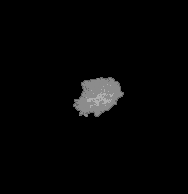
//> input picture images/Immagini Momenti/lesion.bmp, 188 x 194 px
$ ./Origine   (built with g++ and OpenCV 4)
//> lines starting //> are read from the running program, lines starting //| are printed output that depends on the picture; after the words box and inside, x2 and y2 are one past the last pixel; in counts of white or black regions, pixels touching at a corner belong together
### 2_Moments/ImmagineBMP.h
#pragma once
#include <iostream>
#include <fstream>

using namespace std;

class ImmagineBMP
{
private:
	int rows, columns;
	unsigned char** mat;

public:
	ImmagineBMP(string);
	~ImmagineBMP();
	ImmagineBMP(const ImmagineBMP&);

	int getRows() { return rows; }
	int getColums() { return columns; }
	unsigned char getPixVal(int i, int j) { return mat[i][j]; }
	void trasformaImmagine();
};

### 2_Moments/ImmagineBMP.cpp
#include "ImmagineBMP.h"

ImmagineBMP::ImmagineBMP(string path)
{
	ifstream f(path, ios::in | ios::binary);

	// Mi muovo di 18 byte dall'inizio del file per leggere direttamente le informazioni
	// di larghezza e altezza dell'immagine
	f.seekg(18, ios::beg);
	f.read((char*)&columns, sizeof(columns));
	f.read((char*)&rows, sizeof(rows));

	f.seekg(1078, ios::beg);


	mat = new unsigned char* [rows];
	for (int i = 0; i < rows; i++)
		mat[i] = new unsigned char[columns];

	int r = 4 - (columns % 4);
	unsigned char temp = 0;

	for (int i = rows - 1; i >= 0; i--) {
		for (int j = 0; j < columns; j++)
			f.read((char*)&mat[i][j], sizeof(mat[i][j]));

		if (columns % 4 != 0)
			for (int k = 0; k < r; k++)
				f.read((char*)&temp, sizeof(temp));
	}

	f.close();
}

ImmagineBMP::~ImmagineBMP() {

	for (int i = 0; i < rows; i++)
		delete mat[i];
	delete mat;
}

ImmagineBMP::ImmagineBMP(const ImmagineBMP& im)
{
	rows = im.rows;
	columns = im.columns;

	mat = new unsigned char* [rows];
	for (int i = 0; i < rows; i++)
		mat[i] = new unsigned char[columns];

	for (int i = 0; i < rows; i++)
		for (int j = 0; j < columns; j++)
			mat[i][j] = im.mat[i][j];

}

// [12 lines left out: function trasformaImmagine, not called in this run]

### 2_Moments/Origine.cpp
#include <iostream>
#include <fstream>
#include "opencv2/imgproc.hpp"
#include "opencv2/imgcodecs.hpp"
#include "opencv2/highgui.hpp"
#include <cmath>

#include "ImmagineBMP.h"

#define PI 3.14159265

using namespace std;
using namespace cv;

void openCVMoments(Mat);
void customMoments(ImmagineBMP);

double* centroidCoordinates(ImmagineBMP);
void axisInfo(ImmagineBMP, Mat);

int main()
{
	string imagePath = "../images/Immagini Momenti/lesion.bmp";
	string imageRotPath = "../images/Immagini Momenti/lesion_rotated.bmp";
	string imageTransPath = "../images/Immagini Momenti/lesion_translated.bmp";

	string imageScaledPath = "../images/Immagini Momenti/lesion_scaled.bmp";
	string imageRotTransPath = "../images/Immagini Momenti/lesion_rotated_translated.bmp";
	string imageRotTransScaledPath = "../images/Immagini Momenti/lesion_rotated_translated_scaled.bmp";
	string imageFlippedPath = "../images/Immagini Momenti/lesion_flipped.bmp";

	double* centroid;


	ImmagineBMP image(imagePath);
	//image.trasformaImmagine();
	centroid = centroidCoordinates(image);

	Mat imgOpen = imread(imagePath, CV_8UC1);
//> imgOpen is the input picture: 194 rows x 188 cols, CV_8UC1; min 0, max 177, mean 5.2
	Mat imgVisualization;

	// Converto l'immagine in scala di grigi a colori per mostrare sovrapposizione ellisse e assi sull'immagine
	cvtColor(imgOpen, imgVisualization, COLOR_GRAY2RGB);
	circle(imgVisualization, Point((int)centroid[0], (int)(centroid[1])), 10, Scalar(255, 0, 0));
//> imgVisualization: 194 rows x 188 cols, CV_8UC3; 0.15% of pixels changed, all inside (x1, y1, x2, y2) = (87, 85, 108, 106)
	imshow("Image", imgVisualization);
	waitKey(0);

	axisInfo(image, imgVisualization);
//> after the loop in axisInfo, `for (int i = 0; i < image.getRows(); i++)`: m00 = 191210; m01 = 18335540; m10 = 18716202
//> in axisInfo, `x_sign = m10 / m00;`: x_sign = 97.88
//> in axisInfo, `y_sign = m01 / m00;`: y_sign = 95.89
//> in axisInfo, `mu00 = m00;`: mu00 = 191210
//> after the loop in axisInfo, `for (int i = 0; i < image.getRows(); i++)`: mu11 = -6336567.2; mu02 = 18180028.3; mu20 = 25401187
//> in axisInfo, `double I1 = (0.5 * (mu20 + mu02)) + (0.5 * sqrt(4 * pow(mu11, 2) + pow..`: I1 = 29083643.2
//> in axisInfo, `double I2 = (0.5 * (mu20 + mu02)) - (0.5 * sqrt(4 * pow(mu11, 2) + pow..`: I2 = 14497572.1
//> in axisInfo, `double theta = 0.5 * atan(2 * mu11 / (mu20 - mu02));`: theta = -0.526
//> in axisInfo, `double a1 = 2 * sqrt(I1 / mu00);`: a1 = 24.67
//> in axisInfo, `double a2 = 2 * sqrt(I2 / mu00);`: a2 = 17.41
//> in axisInfo, `angle = theta * 180 / PI;`: angle = -30.16
//> in axisInfo, `ellipse(drawingImage, Point((int)x_sign, (int)y_sign), Size((int)a1, (..`:
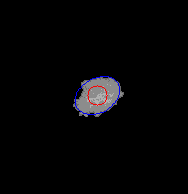
//> drawingImage: 194 rows x 188 cols, CV_8UC3; mean R, G, B 5.1, 4.7, 5.6
//> in axisInfo, `start = Point((int)(x_sign + a1 * cos(theta)), (int)(y_sign + a1 * sin..`: start = Point(119, 83)
//> in axisInfo, `end = Point((int)(x_sign - a1 * cos(theta)), (int)(y_sign - a1 * sin(t..`: end = Point(76, 108)
//> in axisInfo, `start1 = Point((int)(x_sign + a2 * sin(theta)), (int)(y_sign - a2 * co..`: start1 = Point(89, 80)
//> in axisInfo, `end1 = Point((int)(x_sign - a2 * sin(theta)), (int)(y_sign + a2 * cos(..`: end1 = Point(106, 110)
//> in axisInfo, `line(drawingImage, start, end, Scalar(0, 255, 0));`: drawingImage: 194 rows x 188 cols, CV_8UC3; 0.12% of pixels changed, all inside (x1, y1, x2, y2) = (76, 83, 120, 109)
//> in axisInfo, `line(drawingImage, start1, end1, Scalar(255, 0, 0));`:
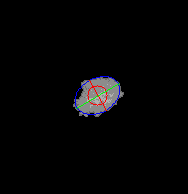
//> drawingImage: 194 rows x 188 cols, CV_8UC3; mean R, G, B 5.1, 4.8, 5.3

	// Calcolo momenti immagine originale
	cout << imagePath << " Moments" << endl;
	customMoments(image);
//| Custom Hu Moments:	2.92372	6.79817	10.5397	11.8066	23.2749	15.2085	-23.0441
	openCVMoments(imgOpen);
//| OpenCV Hu Moments:	2.92372	6.79817	10.5397	11.8066	23.2749	15.2085	-23.0441


	ImmagineBMP image_r(imageRotPath);
	//image_r.trasformaImmagine();
	Mat imgOpen_r = imread(imageRotPath, CV_8UC1);
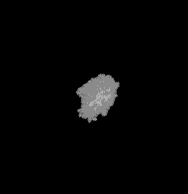
//> input picture images/Immagini Momenti/lesion_rotated.bmp, 188 x 194 px
//> imgOpen_r is the input picture: 194 rows x 188 cols, CV_8UC1; min 0, max 183, mean 5.2

	imshow("Image Rotated", imgOpen_r);
	waitKey(0);

	// Calcolo momenti immagine ruotata
	cout << imageRotPath << " Moments" << endl;
	customMoments(image_r);
	openCVMoments(imgOpen_r);
//| OpenCV Hu Moments:	2.91942	6.7892	10.5271	11.8059	23.2638	15.2038	-23.0382

	ImmagineBMP image_trans(imageTransPath);
	//image_trans.trasformaImmagine();
	Mat imgOpen_trans = imread(imageTransPath, CV_8UC1);
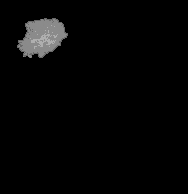
//> input picture images/Immagini Momenti/lesion_translated.bmp, 188 x 194 px
//> imgOpen_trans is the input picture: 194 rows x 188 cols, CV_8UC1; min 0, max 176, mean 5.2

	imshow("Image Translated", imgOpen_trans);
	waitKey(0);

	cout << imageTransPath << " Moments" << endl;
	// Calcolo momenti immagine traslata
	customMoments(image_trans);
	openCVMoments(imgOpen_trans);
//| OpenCV Hu Moments:	2.91991	6.79093	10.529	11.7987	23.2576	15.197	-23.027


	ImmagineBMP image_scaled(imageScaledPath);
	//image_scaled.trasformaImmagine();
	Mat imgOpen_scaled = imread(imageScaledPath, CV_8UC1);
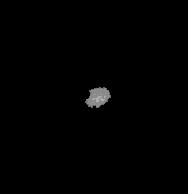
//> input picture images/Immagini Momenti/lesion_scaled.bmp, 188 x 194 px
//> imgOpen_scaled is the input picture: 194 rows x 188 cols, CV_8UC1; min 0, max 176, mean 1.4

	imshow("Image Scaled", imgOpen_scaled);
	waitKey(0);

	cout << imageScaledPath << " Moments" << endl;
	// Calcolo momenti immagine scalata
	customMoments(image_scaled);
	openCVMoments(imgOpen_scaled);
//| OpenCV Hu Moments:	2.92133	6.81969	10.5571	11.6649	23.0135	15.0748	-22.8644

	ImmagineBMP image_rot_trans(imageRotTransPath);
	//image_scaled.trasformaImmagine();
	Mat imgOpen_rot_trans = imread(imageRotTransPath, CV_8UC1);
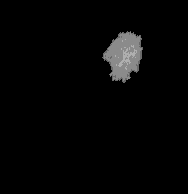
//> input picture images/Immagini Momenti/lesion_rotated_translated.bmp, 188 x 194 px
//> imgOpen_rot_trans is the input picture: 194 rows x 188 cols, CV_8UC1; min 0, max 176, mean 5.2

	imshow("Image Rotated and Translated", imgOpen_rot_trans);
	waitKey(0);

	cout << imageRotTransPath << " Moments" << endl;
	// Calcolo momenti immagine traslata e ruotata
	customMoments(image_rot_trans);
	openCVMoments(imgOpen_rot_trans);
//| OpenCV Hu Moments:	2.91856	6.78292	10.5404	11.8226	23.2013	15.2251	-23.1161

	ImmagineBMP image_rot_trans_scaled(imageRotTransScaledPath);
	//image_scaled.trasformaImmagine();
	Mat imgOpen_rot_trans_scaled = imread(imageRotTransScaledPath, CV_8UC1);
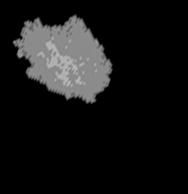
//> input picture images/Immagini Momenti/lesion_rotated_translated_scaled.bmp, 188 x 194 px
//> imgOpen_rot_trans_scaled is the input picture: 194 rows x 188 cols, CV_8UC1; min 0, max 186, mean 21.3

	imshow("Image Rotated, Translated, Scaled", imgOpen_rot_trans_scaled);
	waitKey(0);

	cout << imageRotTransScaledPath << " Moments" << endl;
	// Calcolo momenti immagine traslata, ruotata e scalata
	customMoments(image_rot_trans_scaled);
	openCVMoments(imgOpen_rot_trans_scaled);
//| OpenCV Hu Moments:	2.91985	6.79539	10.529	11.8041	23.2622	15.205	-23.0364

	ImmagineBMP image_flipped(imageFlippedPath);
	//image_scaled.trasformaImmagine();
	Mat imgOpen_flipped = imread(imageFlippedPath, CV_8UC1);
//> lesion_flipped.bmp cannot be read in this run, so this picture is empty

//> (the run ends here: the program stops with an error, at `imshow("Image Flipped", imgOpen_flipped);`)
